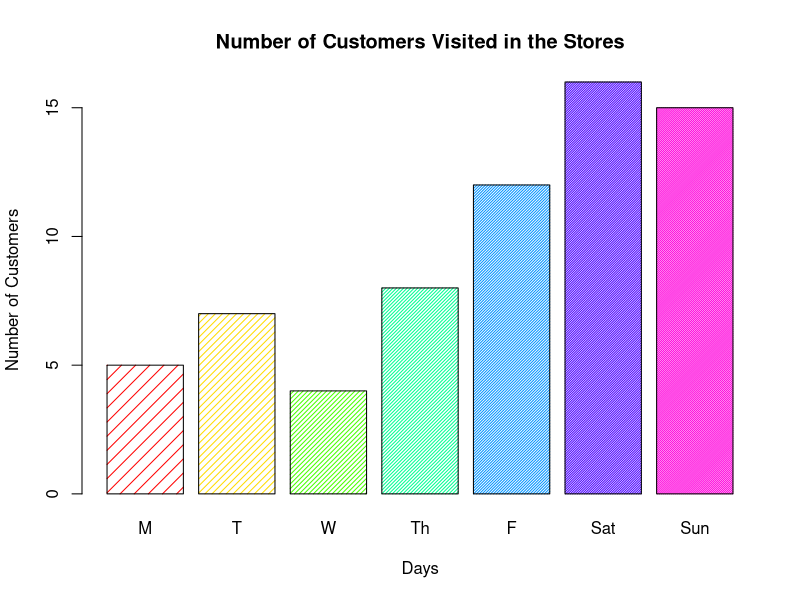
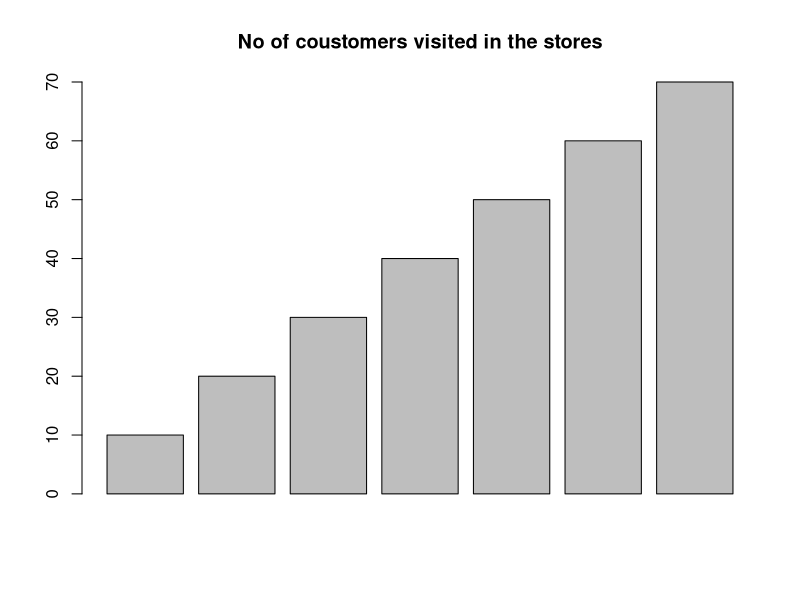

Write R code to recreate these figures, in order.
square_funtction<-function(n)
{
  n^2
}
square_funtction(4)
x <- c(5, 7, 4, 8, 12, 16, 15)

barplot(
  x,
  main = "Number of Customers Visited in the Stores",
  xlab = "Days",
  ylab = "Number of Customers",
  names.arg = c("M", "T", "W", "Th", "F", "Sat", "Sun"),
  col = rainbow(length(x)),
  density = seq(10, 70, 10)
)


x<-c(10,20,30,40,50,60,70)

barplot(x,main = "No of coustomers visited in the stores")


districts<-c("Colombo","Kandy","Jaffna","Anuradhapura","Batticallo")
